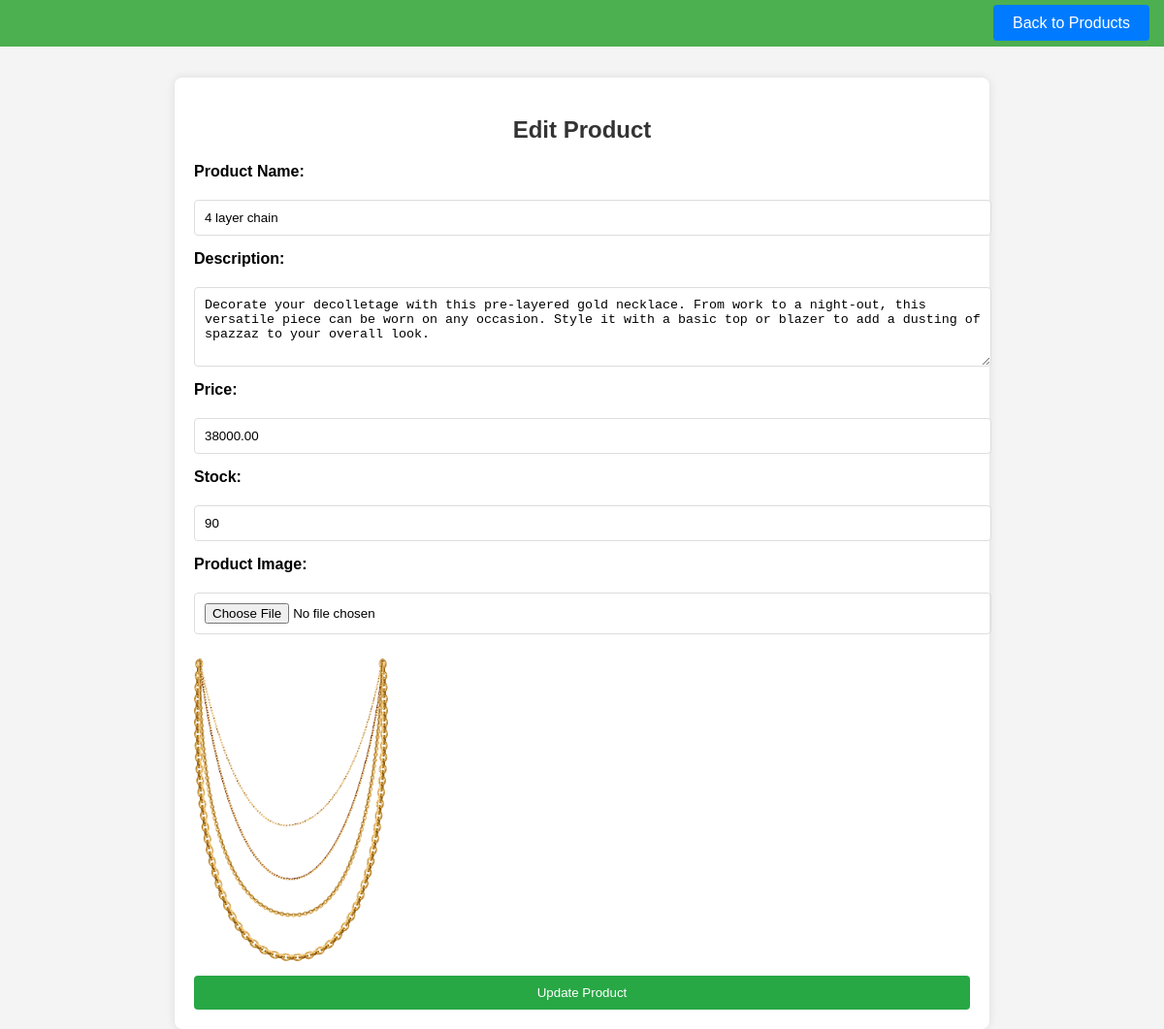
/product/edit/2/ (signed in), run on the app's committed database.
### ecom_app/models.py (models this page shows, shortened)
class Product(models.Model):
    name = models.CharField(max_length=100)
    price = models.DecimalField(max_digits=10, decimal_places=2)
    image = models.ImageField(upload_to='products/')
    description = models.TextField()
    stock=models.PositiveIntegerField(default=1)

### ecom_app/views.py (the view)
# urls.py: path('product/edit/<int:pk>/', views.edit_product, name='edit_product'),
@login_required
def edit_product(request, pk):
    product = get_object_or_404(Product, pk=pk)
    if request.method == 'POST':
        form = ProductForm(request.POST, instance=product)
        if form.is_valid():
            form.save()
            return redirect('product_list')  # or any other appropriate view
    else:
        form = ProductForm(instance=product)
    return render(request, 'edit_product.html', {'form': form, 'product': product})

### ecom_app/forms.py
class ProductForm(forms.ModelForm):
    class Meta:
        model = Product
        fields = ['name', 'description', 'price', 'image','stock']  # Add other fields as needed

### ecom_app/templates/edit_product.html (shortened to what this page needs)
<!DOCTYPE html>
<html lang="en">
{% load custom_filters %}
<head>
</head>
<body>
    <div class="header">
        <a href="{% url 'product_list' %}">Back to Products</a>
    </div>
    <div class="container">
        <h2>Edit Product</h2>
        <form method="post" action="{% url 'edit_product' product.pk %}" enctype="multipart/form-data">
            <label for="name">Product Name:</label>
            <input type="text" id="name" name="name" value="{{ product.name }}" required>
            <label for="description">Description:</label>
            <textarea id="description" name="description" rows="4" required>{{ product.description }}</textarea>
            <label for="price">Price:</label>
            <input type="number" id="price" name="price" step="0.01" value="{{ product.price }}" required>
            <label for="stock">Stock:</label>
            <input type="number" id="stock" name="stock" value="{{ product.stock }}" required>
            <label for="image">Product Image:</label>
            <input type="file" id="image" name="image">
            {% if product.image %}
                <img src="{{ product.image.url }}" alt="Product Image" class="image-preview">
            {% endif %}
            <button type="submit">Update Product</button>
        </form>
    </div>
</body>
</html>

### ecom_app/templates/edit_product.html (style rules this page uses)
body { font-family: Arial, sans-serif; background-color: #f4f4f4; margin: 0; padding: 0; display: flex; flex-direction: column; align-items: center; height: 100vh; }
.header { background-color: #4CAF50; color: white; width: 100%; padding: 15px; text-align: end; position: fixed; top: 0; z-index: 1000; }
.header a { color: white; text-decoration: none; margin: 0 15px; padding: 10px 20px; background-color: #007BFF; border-radius: 4px; }
.container { background-color: #fff; padding: 20px; border-radius: 8px; box-shadow: 0 0 10px rgba(0, 0, 0, 0.1); width: 80%; max-width: 800px; margin-top: 80px; }
h2 { color: #333; text-align: center; }
form { display: flex; flex-direction: column; gap: 15px; }
label { margin-bottom: 5px; font-weight: bold; }
input[type="text"], input[type="number"], textarea, input[type="file"] { padding: 10px; border: 1px solid #ddd; border-radius: 4px; width: 100%; }
button { background-color: #28A745; color: #fff; border: none; padding: 10px; border-radius: 4px; cursor: pointer; }
.image-preview { max-width: 200px; margin-top: 10px; }

### data on the page
Product: name "4 layer chain", description "Decorate your decolletage with this pre-layered gold necklace. From work to a night-out, this versatile piece can be worn on any occasion. Style it with a basic top or blazer to add a dusting of spazzaz to your overall look.", price "38000.00", stock "90", image (picture)
